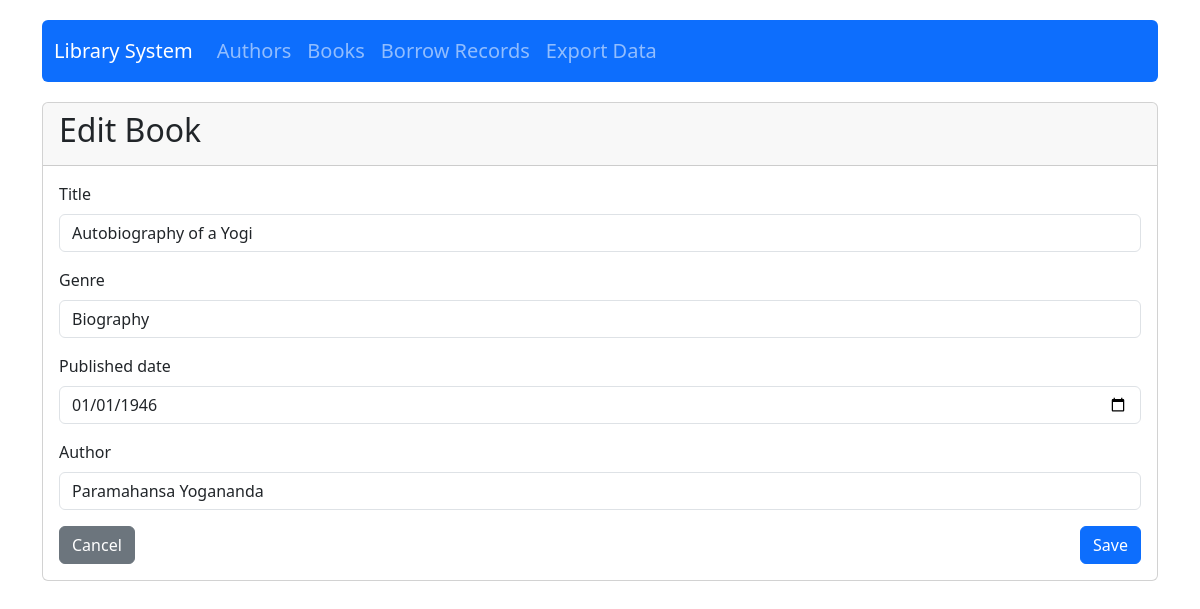
Page /library/books/5/edit/ on the committed database.
### library_app/models.py (models this page shows, shortened)
class Book(models.Model):
    GENRE_CHOICES = [
        ('fiction', 'Fiction'),
        ('non-fiction', 'Non-Fiction'),
        ('science', 'Science'),
        ('history', 'History'),
        ('biography', 'Biography'),
        ('hinduism', 'Hindu Scripture / Spiritual Philosophy'),
        ('other', 'Other'),
    ]
    title = models.CharField(max_length=200)
    genre = models.CharField(max_length=20, choices=GENRE_CHOICES)
    published_date = models.DateField()
    author = models.ForeignKey(Author, on_delete=models.CASCADE, related_name='books')
    created_at = models.DateTimeField(auto_now_add=True)
    class Meta:
        ordering = ['title']

### library_app/views.py (the view, shortened to what this page needs)
# urls.py: path('books/<int:pk>/edit/', views.BookUpdateView.as_view(), name='book-edit'),
class BookUpdateView(UpdateView):
    model = Book
    form_class = BookForm
    template_name = 'library_app/book_form.html'
    success_url = reverse_lazy('book-list')

### library_app/forms.py
class BookForm(forms.ModelForm):
    class Meta:
        model = Book
        fields = ['title', 'genre', 'published_date', 'author']
        widgets = {
            'title': forms.TextInput(attrs={'class': 'form-control'}),
            'genre': forms.Select(attrs={'class': 'form-control'}),
            'published_date': forms.DateInput(attrs={'type': 'date', 'class': 'form-control'}),
            'author': forms.Select(attrs={'class': 'form-control'}),
        }
    def __init__(self, *args, **kwargs):
        super().__init__(*args, **kwargs)
        self.fields['author'].queryset = Author.objects.all().order_by('name')

### library_app/models.py (called while the page is built)
    def __str__(self):
        return self.name

### library_app/templates/library_app/book_form.html (shortened to what this page needs)
{% extends 'library_app/base.html' %}
{% block content %}
<div class="card">
    <div class="card-header">
        <h2>{% if form.instance.pk %}Edit Book{% else %}Add Book{% endif %}</h2>
    </div>
    <div class="card-body">
        <form method="post" novalidate>
            {% for field in form %}
            <div class="mb-3">
                <label for="{{ field.id_for_label }}" class="form-label">{{ field.label }}</label>
                <div class="form-control-wrapper">
                    {{ field }}
                </div>
            </div>
            {% endfor %}
            <div class="d-flex justify-content-between">
                <a href="{% url 'book-list' %}" class="btn btn-secondary">Cancel</a>
                <button type="submit" class="btn btn-primary">Save</button>
            </div>
        </form>
    </div>
</div>
{% endblock %}

### library_app/templates/library_app/base.html (style rules this page uses)
body { padding-top: 20px; padding-bottom: 20px; }

### rows in the picture
Book: form "Autobiography of a Yogi" "Biography" "01/01/1946" "Paramahansa Yogananda"

### other values in the picture
{{ field.label }} "Title" "Genre" "Published date" "Author"
